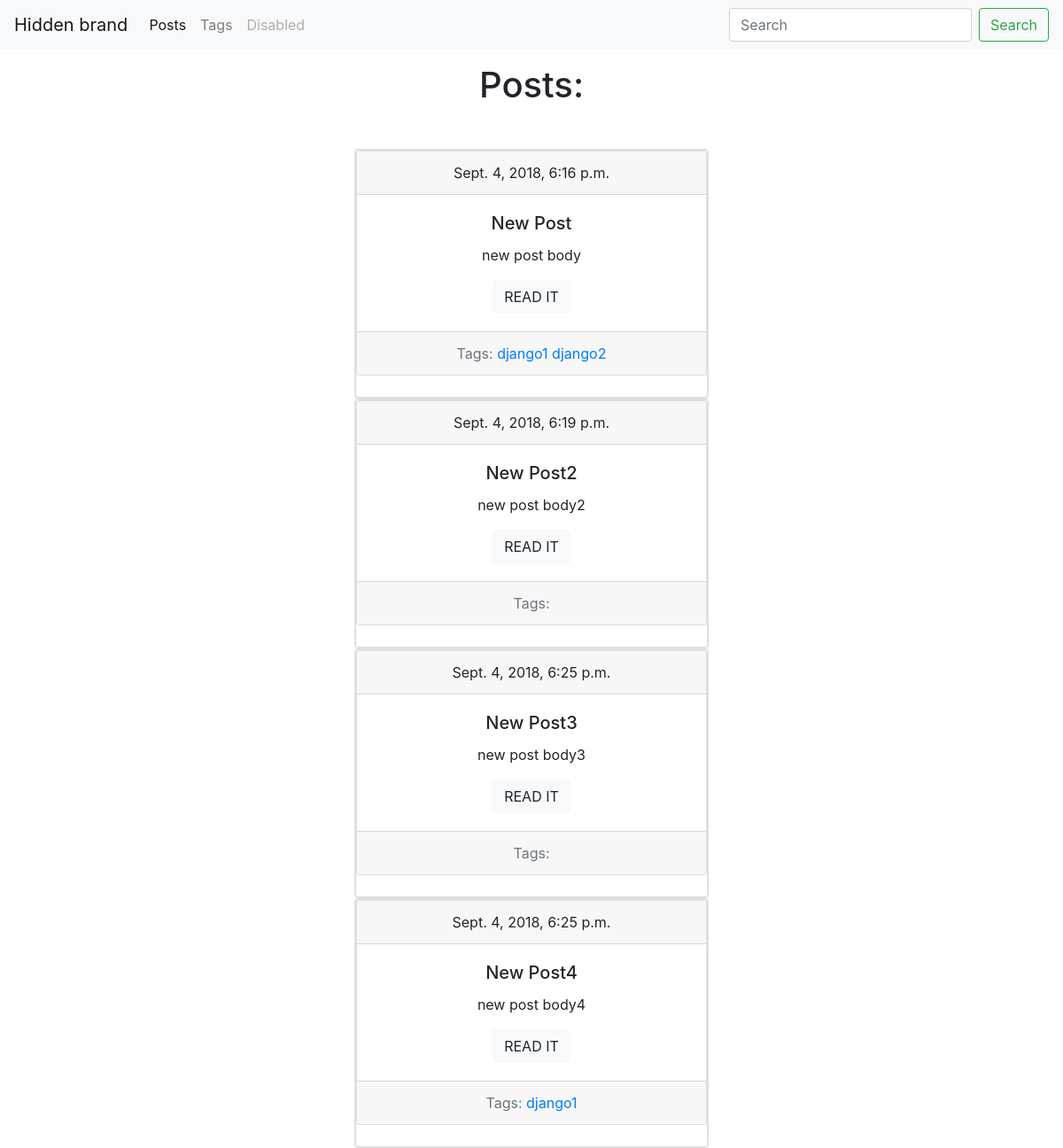
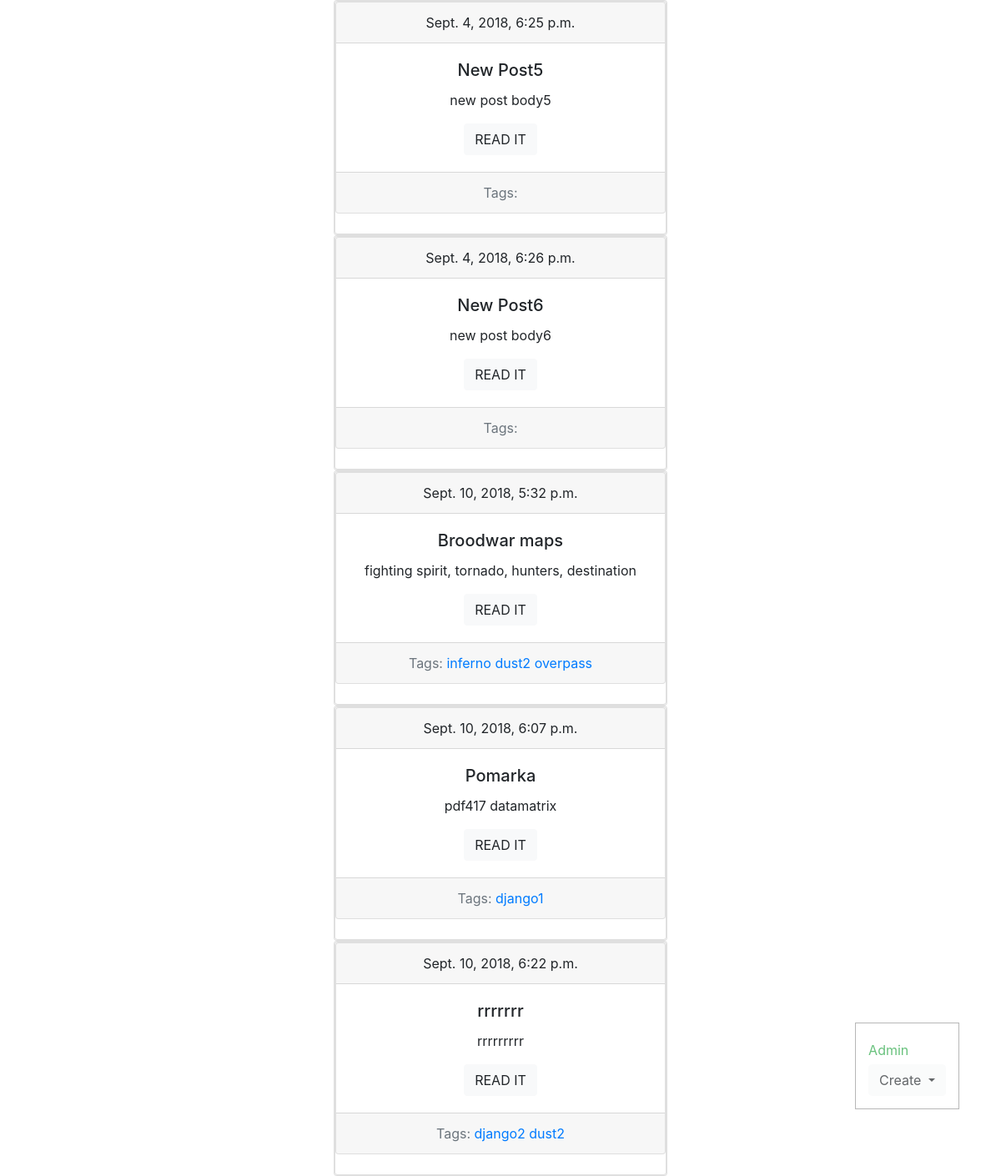
Page /blog/ on the earlier database version (2 pictures, top to bottom).
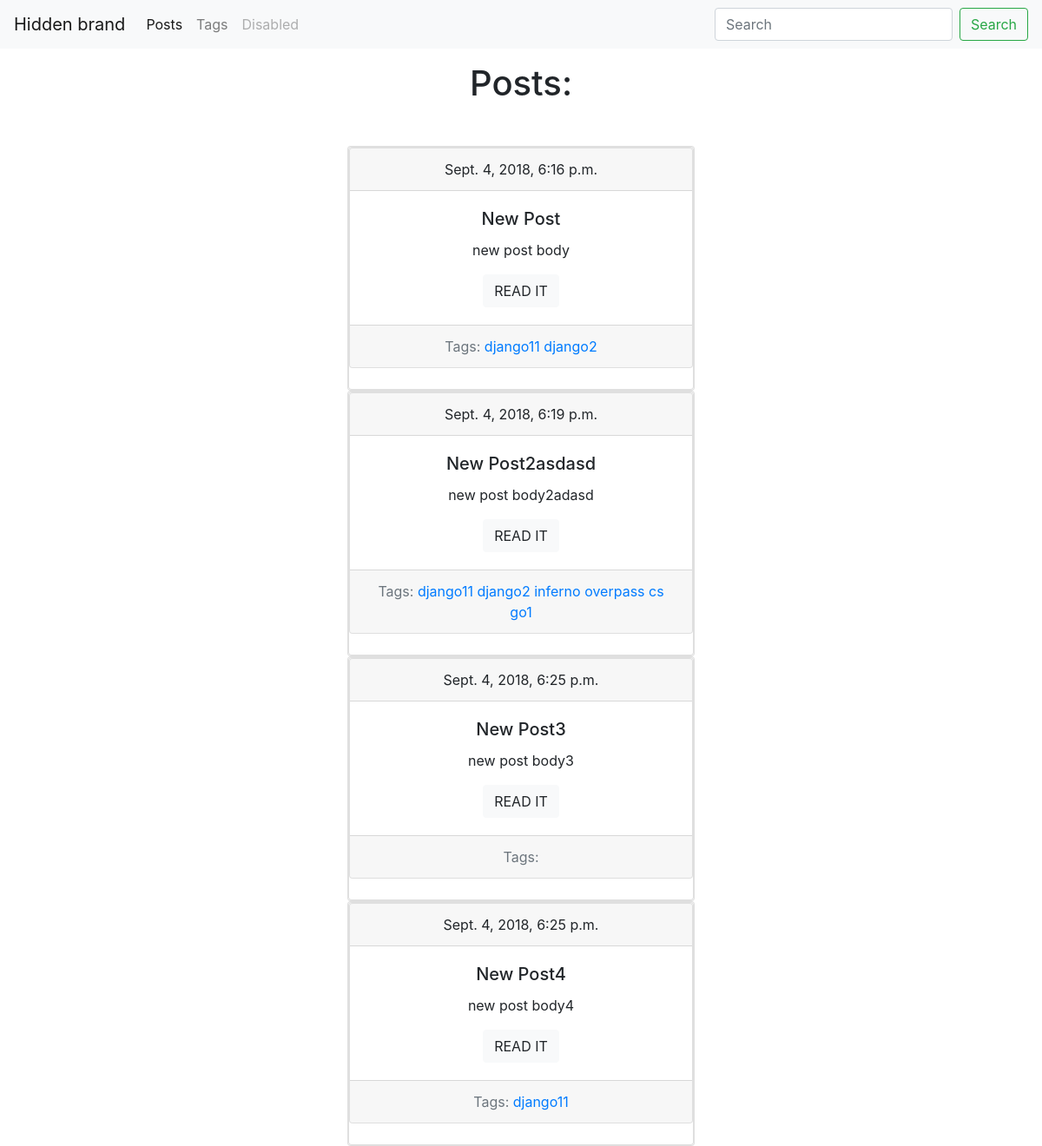
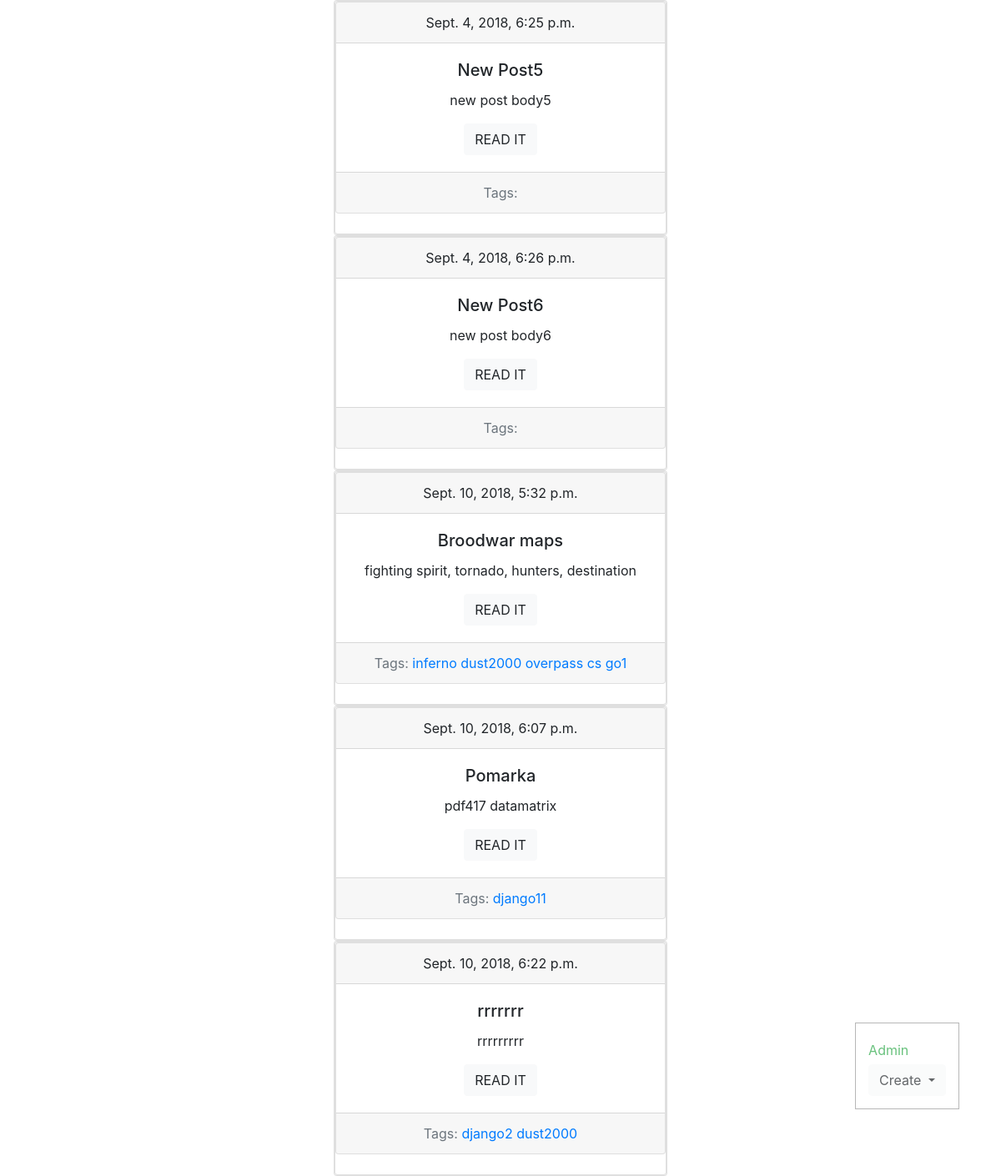
Same page on the later database version (2 pictures, top to bottom).
### blog/models.py (models this page shows, shortened)
class Post(models.Model):
    title = models.CharField(max_length=150, db_index=True)
    slug = models.SlugField(max_length=150, blank=True, unique=True)
    body = models.TextField(blank=True, db_index=True)
    tags = models.ManyToManyField('Tag', blank=True, related_name='posts')
    date_pub = models.DateTimeField(auto_now_add=True)
    def get_absolute_url(self):
        return reverse('post_details_url', kwargs={'slug': self.slug})

class Tag(models.Model):
    title = models.CharField(max_length=50)
    slug = models.SlugField(max_length=50, unique=True)
    def get_absolute_url(self):
        return reverse('tag_detail_url', kwargs={'slug': self.slug})

### blog/views.py (the view)
# urls.py: path('', posts_list, name='posts_list_url'),
def posts_list(request):
    posts = Post.objects.all()
    return render(request, 'blog/index.html', context={'posts': posts})

### blog/templates/blog/index.html (shortened to what this page needs)
{% extends 'blog/base_blog.html' %}
{% block content %}
<h1 class="mb-5">Posts:</h1>
{% for post in posts %}
<div class="card">
    <div class="card mb-50">
        {% include 'blog/includes/post_card_template.html' %}
    </div>
</div>
{%endfor %}
{% endblock %}

### blog/templates/blog/base_blog.html (shortened to what this page needs)
{% extends 'base.html' %}
{% block admin-panel  %}
<div class="btn-group">
    <button type="button" class="btn btn-light dropdown-toggle" data-toggle="dropdown" aria-haspopup="true"
            aria-expanded="false">
        Create
    </button>
</div>
{% endblock%}

### templates/base.html (shortened to what this page needs)
{% load static %}
<!DOCTYPE html>
<html lang="en">
<head>
    <link rel="stylesheet" href="https://stackpath.bootstrapcdn.com/bootstrap/4.1.3/css/bootstrap.min.css"
>
          <link rel="stylesheet" href="{% static 'css/styles.css' %}">
</head>
<body>
<nav class="navbar navbar-expand-lg navbar-light bg-light">
    <div class="collapse navbar-collapse" id="navbarTogglerDemo01">
        <a class="navbar-brand" href="#">Hidden brand</a>
        <ul class="navbar-nav mr-auto mt-2 mt-lg-0">
            <li class="nav-item active">
                <a class="nav-link" href="{% url 'posts_list_url' %}">Posts</a>
            </li>
            <li class="nav-item">
                <a class="nav-link" href="{% url 'tags_list_url' %}">Tags</a>
            </li>
            <li class="nav-item">
                <a class="nav-link disabled" href="#">Disabled</a>
            </li>
        </ul>
        <form class="form-inline my-2 my-lg-0">
            <input class="form-control mr-sm-2" type="search" placeholder="Search" aria-label="Search">
            <button class="btn btn-outline-success my-2 my-sm-0" type="submit">Search</button>
        </form>
    </div>
</nav>
<div  class="form_group" style="width: 25rem; text-align:center; margin: auto;">
{% block content %}
{% endblock %}
</div>
<div class="admin-panel" align-items-center>
<a href="/admin" class="btn-outline-success" >Admin</a>
    {% block admin-panel  %}
    {% endblock%}
</div>
</body>
</html>

### blog/templates/blog/includes/post_card_template.html
<div class="card mb-4" >
    <div class="card-header">
        <p1>{{post.date_pub}}</p1>
    </div>
    <div class="card-body">
        <h5 class="card-title">{{post.title}}</h5>
        <p class="card-text">{{post.body|truncatewords:15}}</p>
        <a href="{{ post.get_absolute_url }}" class="btn btn-light">READ IT</a>
    </div>
    <div class="card-footer text-muted">
        Tags:
        {% for tag in post.tags.all %}
        <a href="{{ tag.get_absolute_url}}">{{tag.title}}</a>
        {% endfor %}
    </div>
</div>

### static/css/styles.css (style rules this page uses)
.admin-panel { border: 1px solid #999; border-radius 2px; position: fixed; right: 50px; bottom: 80px; opacity: 0.7; padding: 15px; }
.admin-panel a { display: block; margin: 5px 0; }

Differences in the rows shown:
changed Tag: title "django1" → "django11"
changed Post: title "New Post2" → "New Post2asdasd"; body "new post body2" → "new post body2adasd"; gains Tag (title "django11"); gains Tag (title "django2"); gains Tag (title "inferno"); gains Tag (title "overpass cs go1")
changed Tag: title "overpass" → "overpass cs go1"
changed Tag: title "dust2" → "dust2000"
